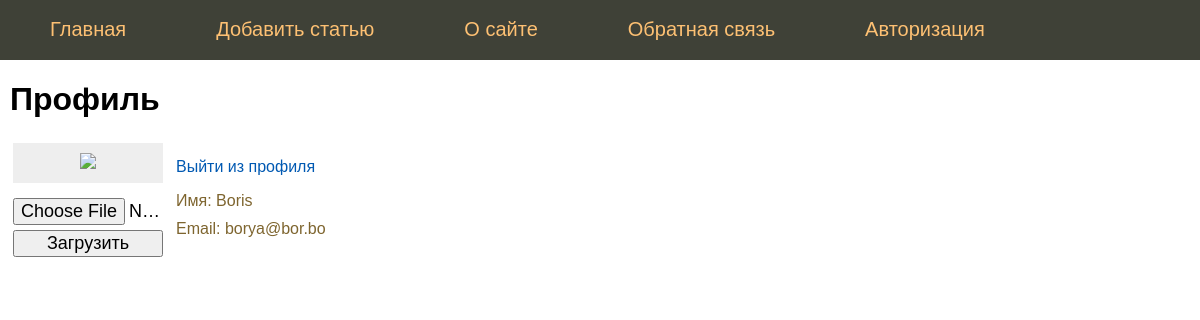
Screenshot of /profile (signed in) with the database file from the repository.
### tables this page shows
CREATE TABLE mainmenu (
id integer PRIMARY KEY AUTOINCREMENT,
title text NOT NULL,
url text NOT NULL
);

CREATE TABLE users (
id integer PRIMARY KEY AUTOINCREMENT,
name text NOT NULL,
email text NOT NULL,
psw text NOT NULL,
avatar BLOB DEFAULT NULL,
time integer NOT NULL
);

### main.py (the view)
@app.route("/profile")
@login_required
def profile():
    return render_template("profile.html", menu=DBASE.getMenu(), title="Профиль")

### FDataBase.py (called while the page is built)
    def getMenu(self):
        sql = '''SELECT * FROM mainmenu'''
        try:
            self.__cur.execute(sql)
            res = self.__cur.fetchall()
            if res:
                return res
        except:
            print('Ошибка чтения из БД')
        return []

    def getUser(self, user_id):
        try:
            self.__cur.execute(f'SELECT * FROM users WHERE id = {user_id} LIMIT 1')
            res = self.__cur.fetchone()
            if not res:
                print('Пользователь не найден')
                return False
            return res
        except sqlite3.Error as e:
            print("Ошибка получения данных из БД", str(e))
        return False

### UserLogin.py (called while the page is built)
    def fromDB(self, user_id, db):
        self.__user = db.getUser(user_id)
        return self

    def getName(self):
        return self.__user['name'] if self.__user else "Без имени"

    def getEmail(self):
        return self.__user['email'] if self.__user else 'Без email'

### main.py (called while the page is built)
@login_manager.user_loader
def load_user(user_id):
    return UserLogin().fromDB(user_id, DBASE)

def connect_db():
    conn = sqlite3.connect(app.config['DATABASE'])
    conn.row_factory = sqlite3.Row
    return conn

def get_db():
    if not hasattr(g, 'link_db'):
        g.link_db = connect_db()
    return g.link_db

@app.before_request
def before_request():
    global DBASE
    db = get_db()
    DBASE = FDataBase(db)

### templates/profile.html (shortened to what this page needs)
 {% extends 'base.html' %}
{% block content %}
{{ super() }}
<table border="0" class="profile-table">
	<tr><td valign="top">
		<div class="profile-ava"><img src="{{ url_for('userava') }}"></div>
		<div class="profile-load">
		<form action="{{url_for('upload')}}" method="POST" enctype="multipart/form-data">
			<p><input type="file" name="file">
			<p><input type="submit" value="Загрузить">
		</form>
		</div>
	</td>
	<td valign="top" class="profile-panel">
		<p><a href="{{url_for('logout')}}">Выйти из профиля</a>
		<ul class="profile-info">
		<li>Имя: {{ current_user.getName() }}</li>
		<li>Email: {{ current_user.getEmail() }}</li>
		</ul>
	</td></tr>
</table>
{% endblock %}

### templates/base.html (shortened to what this page needs)
<!DOCTYPE html>
<html>
<head>
<link type="text/css" href="{{ url_for('static', filename='css/styles.css')}}" rel="stylesheet" />
</head>
<body>
{% block content -%}
         {%- block mainmenu -%}
<ul class="mainmenu">
         {% for m in menu -%}
<li><a href="{{m.url}}">{{m.title}}</a></li>
         {% endfor -%}
</ul>
         {% endblock mainmenu -%}
<div class="content">
         {% if title -%}
<h1>{{title}}</h1>
         {% else -%}
<h1>Про Flask</h1>
         {% endif -%}
{% endblock -%}
</div>
</body>
</html>

### static/css/styles.css (style rules this page uses)
html, body { font-family: 'Arial', serif; margin: 0; padding: 0; height: 100%; width: 100%; }
a { color: #0059b2; text-decoration: none; }
ul.mainmenu { list-style: none; background: #3F4137; height: 60px; margin: 0; padding: 0; color: #fdc073; font-size: 20px; overflow: hidden; }
ul.mainmenu li { float: left; margin: 18px 40px 0 50px; }
ul.mainmenu li a { color: #fdc073; text-decoration: none; }
div.content { margin: 10px; }
.profile-ava { width: 130px; text-align: center; overflow: hidden; background: #eee; padding: 10px; }
.profile-ava img { max-width: 150px; height: auto; }
.profile-load { margin-top: 10px; overflow: hidden; max-width: 150px; }
.profile-load input[type=submit], input[type=file] { width: 100%; font-size: 18px; }
.profile-load p { padding: 0; margin: 5px 0 0 0; }
.profile-panel { padding: 0 0 0 10px; }
ul.profile-info { list-style: none; margin: 10px 0 0 0; padding: 0; color: #7E652F; }
ul.profile-info li { margin-top: 10px; }

### rows the page displays
mainmenu: title "Главная"
mainmenu: title "Добавить статью"
mainmenu: title "О сайте"
mainmenu: title "Обратная связь"
mainmenu: title "Авторизация"
users: getName "Boris", getEmail "borya@bor.bo"

### other values shown
{{ title }} "Профиль"
